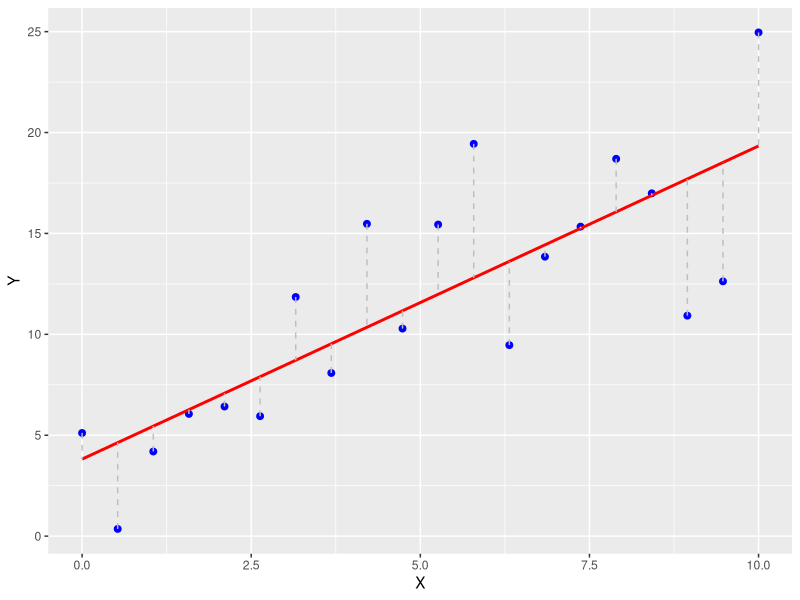
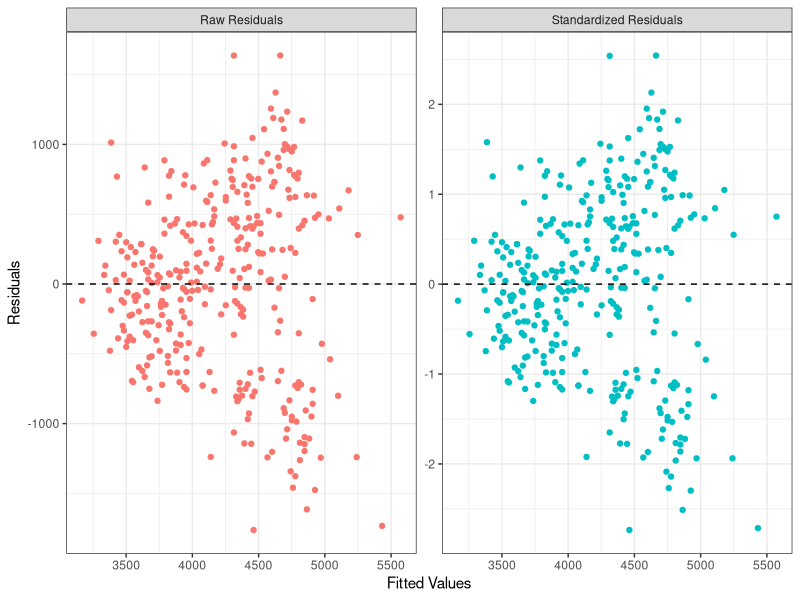

The R source for these figures, in order:
## ---- chunk 1
#| echo: false
library(tidyverse)
library(palmerpenguins)
## ---- chunk 2
#| echo: false
# 生成示例数据
set.seed(42)
x <- seq(0, 10, length.out = 20)  # 自变量
y <- 2 * x + 1 + rnorm(20, mean = 0, sd = 3)  # 因变量，带有随机噪声

# 拟合线性回归模型
model <- lm(y ~ x)
y_fit <- predict(model)  # 计算拟合值

# 创建数据框
data <- data.frame(x = x, y = y, y_fit = y_fit)

# 绘图
ggplot(data, aes(x = x, y = y)) +
  geom_point(color = "blue", size = 2) +  # 绘制散点
  geom_smooth(method = "lm", color = "red", se = FALSE) +  # 绘制回归直线
  geom_segment(aes(x = x, xend = x, y = y, yend = y_fit), 
               color = "gray", linetype = "dashed") +  # 绘制残差
  labs(x = "X", y = "Y")
## ---- chunk 3
penguins_lm_m0 <- lm(body_mass_g ~ bill_length_mm, data = penguins)
## ---- chunk 4
#| echo: false
penguins |>
  select(body_mass_g, bill_length_mm) |>
  drop_na() |>
  mutate(
    fitted = fitted(penguins_lm_m0),
    resid_raw = resid(penguins_lm_m0),
    resid_std = rstandard(penguins_lm_m0),
    ratio = resid_raw / resid_std
  ) |>
  pivot_longer(
    cols = c(resid_raw, resid_std),
    names_to = "resid_type",
    values_to = "resid"
  ) |>
  ggplot(aes(x = fitted, y = resid, color = resid_type)) +
  geom_point() +
  facet_wrap(
    ~resid_type,
    scales = "free_y",
    labeller = as_labeller(c(
      resid_raw = "Raw Residuals",
      resid_std = "Standardized Residuals"
    ))
  ) +
  geom_hline(yintercept = 0, linetype = "dashed", color = "black") +
  labs(x = "Fitted Values", y = "Residuals") +
  theme_bw() +
  theme(legend.position = "none")
## ---- chunk 5
#| echo: true
library(ggpubr)
resid_abs <- abs(resid(penguins_lm_m0))
cor_test <- cor.test(resid_abs, fitted(penguins_lm_m0), method = "spearman")
cor_test
